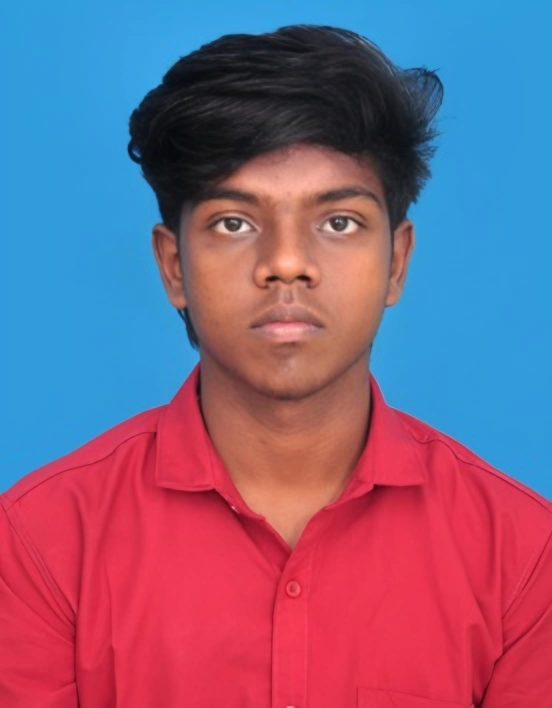
#> input picture Sabii.jpg, 1104 x 1416 px (shown at 1/2 size)
$ jupyter execute --allow-errors EX-DIP-12.ipynb
#> lines starting #> are read from the running program, lines starting #| are printed output that depends on the picture; after the words box and inside, x2 and y2 are one past the last pixel; in counts of white or black regions, pixels touching at a corner belong together
# EXP-12 -PROJECT: Face Detection with Haar Cascades

## Name : SABEESHWARAN. P
## Regno : 212225230234

I) ROI Segmentation in an Image using Bitwise AND

[cell 1]
import cv2
import numpy as np
import matplotlib.pyplot as plt

[cell 2]
# Step 1: Read the image and convert the image into RGB
image = cv2.imread('Sabii.jpg')  # Replace with your image path
#> image is the input picture: shape (1416, 1104, 3); mean B, G, R 130.2, 98.2, 129.7
image_rgb = cv2.cvtColor(image, cv2.COLOR_BGR2RGB)

[cell 3]
# Step 2: Display the original image
plt.imshow(image_rgb)
plt.title("Original Image")
plt.axis('on')
plt.show()

[cell 4]
# Step 4: Set the pixels to display the ROI (Region of Interest)
# Define the coordinates for the Region of Interest (ROI)
# (startY:endY, startX:endX)
roi = image[100:420, 200:550]  # ROI coordinates (adjust as needed)
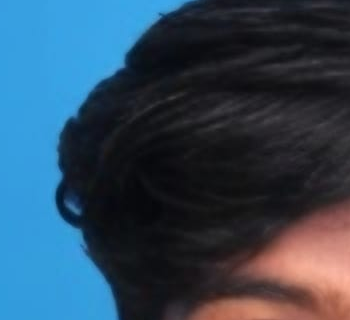
#> roi: shape (320, 350, 3); mean B, G, R 91.1, 71.3, 48

# Create a blank mask of the same size as the original image
mask = np.zeros_like(image)

# Place the ROI on the mask
mask[100:420, 200:550] = roi
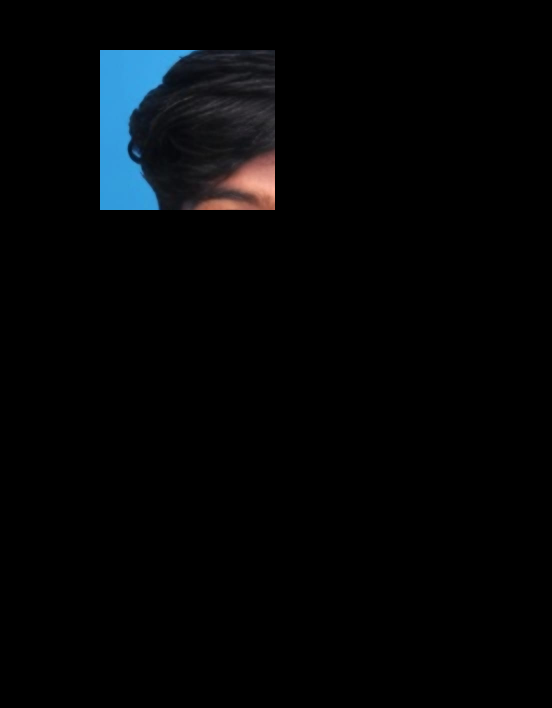
#> mask: shape (1416, 1104, 3) (shown at 1/2 size); mean B, G, R 6.5, 5.1, 3.4

[cell 5]
# Step 5: Perform bitwise conjunction of the two arrays using bitwise_and
segmented_roi = cv2.bitwise_and(image, mask)

[cell 6]
# Step 6: Display the segmented ROI from the image
segmented_roi_rgb = cv2.cvtColor(segmented_roi, cv2.COLOR_BGR2RGB)
plt.imshow(segmented_roi_rgb)
plt.title("Segmented ROI")
plt.axis('off')
plt.show()

II) Handwriting Detection in an Image

[cell 7]
import cv2
import numpy as np
import matplotlib.pyplot as plt

[cell 8]
# Step 1: Read the image and convert it to RGB for displaying
image = cv2.imread('your_image_1.jpg')  # Replace with your actual image file path
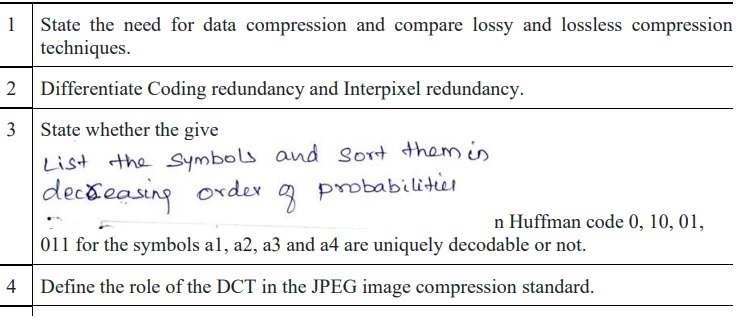
#> input picture your_image_1.jpg, 746 x 321 px
#> image is the input picture: shape (321, 746, 3); mean B, G, R 238.8, 238.7, 238.5
image_rgb = cv2.cvtColor(image, cv2.COLOR_BGR2RGB)  # Convert BGR to RGB
#> image_rgb: shape (321, 746, 3)

[cell 9]
# Original Image
plt.imshow(image_rgb)
plt.title("Original Image")
plt.axis('off')

[cell 10]
# Step 2: Convert the image to grayscale
gray_image = cv2.cvtColor(image, cv2.COLOR_BGR2GRAY)  # Convert to grayscale

[cell 11]
# Step 3: Apply Gaussian blur to reduce noise
blurred_image = cv2.GaussianBlur(gray_image, (5, 5), 0)  # Apply Gaussian blur (5x5 kernel)
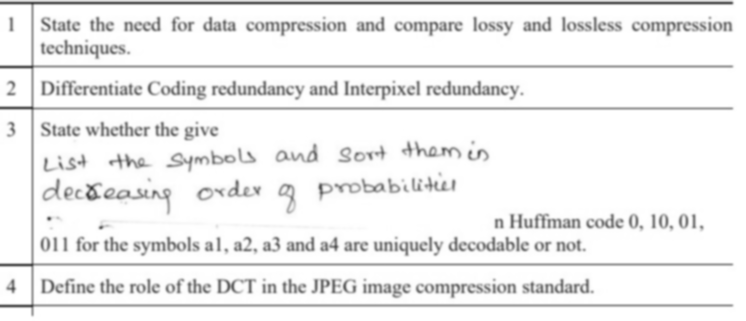
#> blurred_image: shape (321, 746); min 58, max 255, mean 238.6

[cell 12]
# Step 5: Use Canny edge detector to find edges
edges = cv2.Canny(blurred_image, 50, 150)  # Detect edges using Canny (thresholds 50 and 150)
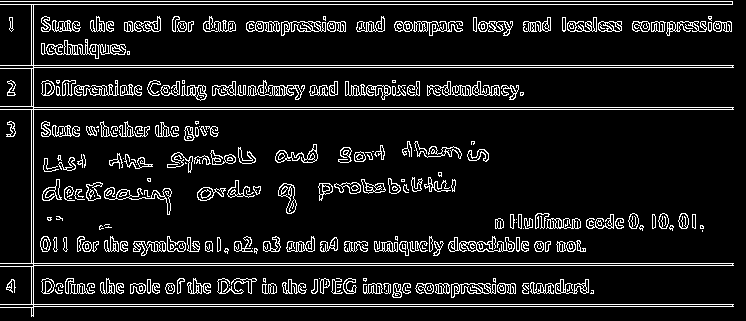
#> edges: shape (321, 746); 10% white in thin lines or dots

[cell 13]
# Canny Edge Detection
plt.imshow(edges, cmap='gray')
plt.title("Canny Edge Detection")
plt.axis('off')

[cell 14]
# Step 6: Find contours in the edged image
contours, _ = cv2.findContours(edges, cv2.RETR_EXTERNAL, cv2.CHAIN_APPROX_SIMPLE)
#> contours = 255 contours, 99 with area under 20; largest, box (x1, y1, x2, y2) and area: (0, 1, 734, 317) 6209, (46, 39, 126, 59) 377, (281, 21, 326, 36) 350, (451, 283, 496, 298) 348, (448, 236, 515, 252) 337

[cell 15]
# Step 7: Filter contours based on area and draw bounding boxes
result_image = image.copy()  # Create a copy of the original image to draw bounding boxes
for contour in contours:
    if cv2.contourArea(contour) > 50:  # Filter out small areas
        x, y, w, h = cv2.boundingRect(contour)  # Get the bounding box for the contour
        cv2.rectangle(result_image, (x, y), (x + w, y + h), (0, 255, 0), 2)  # Draw the rectangle
#> this loop made 255 passes
#> (x, y, w, h) on passes 11, 12, 13, 14, 16, 18, 19, 20, 22, 23, 25, 27: (497, 283, 19, 11), (451, 283, 45, 15), (435, 283, 15, 11), (415, 283, 19, 11), (392, 283, 10, 15), (363, 283, 20, 11), (262, 283, 15, 11), (165, 283, 10, 11), (130, 283, 16, 11), (116, 283, 8, 11), (70, 283, 25, 11), (530, 282, 24, 12)
#> contour on passes 2, 8, 38, 47: [[386, 290], [386, 291]], [[229, 285]], [[319, 278]], [[252, 248]]
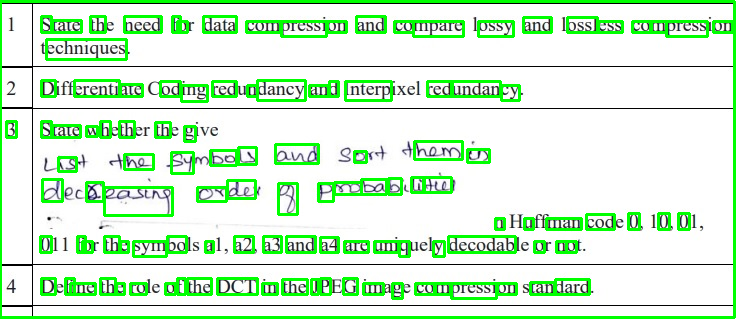
#> result_image: shape (321, 746, 3); 12.51% of pixels changed, all inside (x1, y1, x2, y2) = (0, 0, 736, 319)

[cell 16]
# Handwriting Detection Result
plt.imshow(cv2.cvtColor(result_image, cv2.COLOR_BGR2RGB))
plt.title("Handwriting Detection")
plt.axis('off')

III) Object Detection with Labels in an Image using MobileNet-SSD

[cell 17]
import cv2
import numpy as np
import matplotlib.pyplot as plt

 Step 1: Set and add the config_file, weights to your folder

 Ensure you have the MobileNet-SSD files downloaded:

 Download: https://github.com/chuanqi305/MobileNet-SSD

[cell 18]
import urllib.request
import os

proto_url = "https://raw.githubusercontent.com/chuanqi305/MobileNet-SSD/master/voc/MobileNetSSD_deploy.prototxt"
weights_url = "https://raw.githubusercontent.com/chuanqi305/MobileNet-SSD/master/mobilenet_iter_73000.caffemodel"

# Download the genuine raw prototxt
urllib.request.urlretrieve(proto_url, "MobileNetSSD_deploy.prototxt")
#> (this line was passed over: the network is not available in this run)

# Check if weights file is also corrupted/missing, then load
config_file = "MobileNetSSD_deploy.prototxt"
weights = "mobilenet_iter_73000.caffemodel"

# Verify first line of prototxt is valid caffe syntax, not HTML
#> (the rest of this cell did not finish here and is left out)

[cell 19]
config_file = 'MobileNetSSD_deploy.prototxt'  # Path to the config file
weights = 'mobilenet_iter_73000.caffemodel'  # Path to the weights file

#> (a cell that did not finish here is left out)

[cell 21]
# Step 4: Create a class label and print the same
class_labels = {0: 'background', 1: 'aeroplane', 2: 'bicycle', 3: 'bird', 4: 'boat',
                5: 'bottle', 6: 'bus', 7: 'car', 8: 'Man', 9: 'chair', 10: 'cow', 11: 'diningtable',
                12: 'dog', 13: 'horse', 14: 'motorbike', 15: 'person', 16: 'pottedplant', 17: 'sheep',
                18: 'sofa', 19: 'train', 20: 'tvmonitor'}

[cell 22]
# Step 5: Read the image
image = cv2.imread('Sabii.jpg')  # Replace with your image path
(h, w) = image.shape[:2]
#> h = 1416; w = 1104
